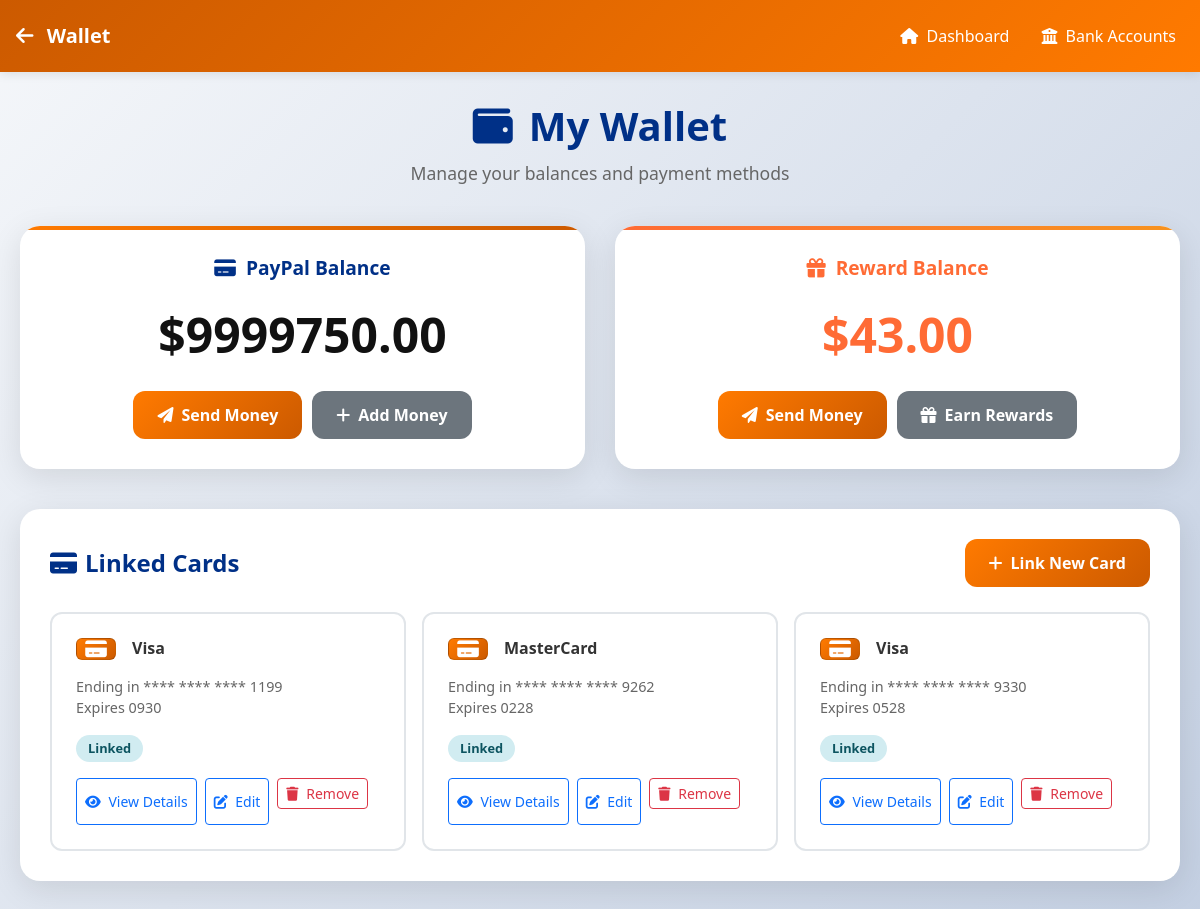
The app's page /wallet/wallet/ (signed in), older data.
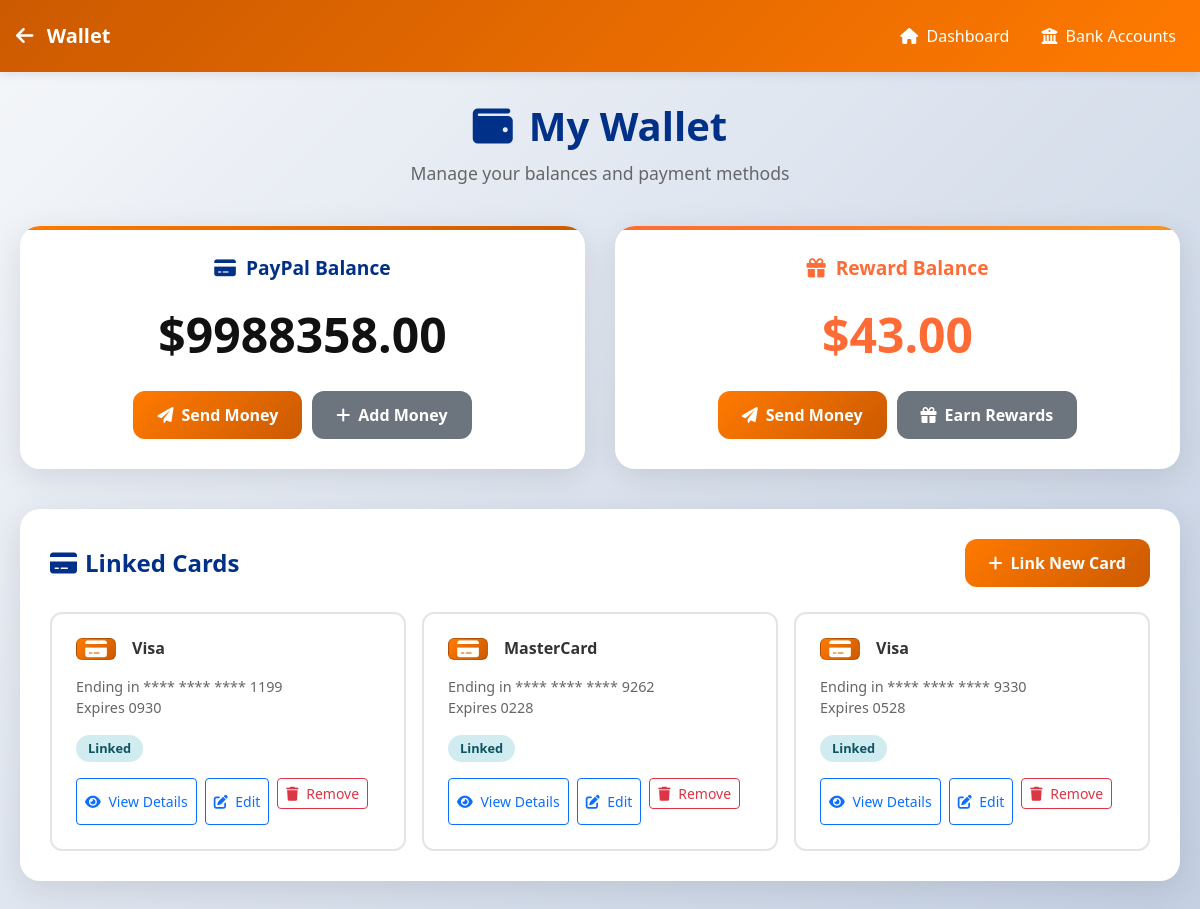
The same page, newer data.
### wallet/models.py (models this page shows, shortened)
class Wallet(models.Model):
    user = models.OneToOneField(settings.AUTH_USER_MODEL, on_delete=models.CASCADE, related_name='wallet')
    paypal_balance = models.DecimalField(max_digits=19, decimal_places=2, default=0.00)
    reward_balance = models.DecimalField(max_digits=12, decimal_places=2, default=0.00)

### wallet/views.py (the view)
# urls.py: path('wallet/', views.wallet_dashboard, name='wallet_dashboard'),
@login_required
def wallet_dashboard(request):
    wallet, _ = Wallet.objects.get_or_create(user=request.user)
    cards = LinkedCard.objects.filter(user=request.user)
    bank_accounts = BankAccount.objects.filter(user=request.user)
    if request.method == "POST":
        form = LinkedCardForm(request.POST)
        if form.is_valid():
            card = form.save(commit=False)
            card.user = request.user
            card.save()
            messages.success(request, "Card added successfully!")
            messages.info(request, "Your Bank will now be VERIFIED by the ADMIN Briefly")
            return redirect('wallet:wallet_dashboard')
    else:
        form = LinkedCardForm()
    return render(request, 'wallet/wallet.html', {
        'wallet': wallet,
        'cards': cards,
        'bank_accounts': bank_accounts,
        'form': form,
    })

### wallet/models.py (called while the page is built)
    def masked_number(self):
        return f"**** **** **** {self.card_number[-4:]}"

### templates/wallet/wallet.html (shortened to what this page needs)
{% load static %} {% block content %}
<link rel="stylesheet" href="https://cdnjs.cloudflare.com/ajax/libs/font-awesome/6.0.0/css/all.min.css">
<link href="https://cdn.jsdelivr.net/npm/bootstrap@5.3.0/dist/css/bootstrap.min.css" rel="stylesheet">
<nav class="navbar navbar-expand-lg navbar-dark">
  <div class="container-fluid">
    <a class="navbar-brand" href="{% url 'wallet:dashboard' %}">
      <i class="fas fa-arrow-left me-2"></i>
      Wallet
    </a>
    <div class="navbar-nav ms-auto">
      <a class="nav-link" href="{% url 'wallet:dashboard' %}">
        <i class="fas fa-home me-1"></i> Dashboard
      </a>
      <a class="nav-link" href="{% url 'wallet:bank_accounts' %}">
        <i class="fas fa-university me-1"></i> Bank Accounts
      </a>
    </div>
  </div>
</nav>
<div class="wallet-container">
  <div class="wallet-header">
    <h1><i class="fas fa-wallet me-3"></i>My Wallet</h1>
    <p>Manage your balances and payment methods</p>
  </div>
  <div class="balance-grid">
    <div class="balance-card">
      <h3><i class="fas fa-credit-card"></i>PayPal Balance</h3>
      <div class="balance-amount">${{ wallet.paypal_balance|default:"0.00" }}</div>
      <div class="balance-actions">
        <a href="{% url 'transactions:withdraw_user' %}" class="btn-primary">
          <i class="fas fa-paper-plane"></i>Send Money
        </a>
        <button class="btn-secondary" id="addMoneyWalletBtn">
          <i class="fas fa-plus"></i>Add Money
        </button>
      </div>
    </div>
    <div class="balance-card reward">
      <h3><i class="fas fa-gift"></i>Reward Balance</h3>
      <div class="balance-amount">${{ wallet.reward_balance|default:"0.00" }}</div>
      <div class="balance-actions">
        <a href="{% url 'transactions:withdraw_user' %}" class="btn-primary">
          <i class="fas fa-paper-plane"></i>Send Money
        </a>
        <a href="{% url 'rewards:dashboard' %}" class="btn-secondary">
          <i class="fas fa-gift"></i>Earn Rewards
        </a>
      </div>
    </div>
  </div>
  <div class="cards-section">
    <div class="section-header">
      <h2><i class="fas fa-credit-card me-2"></i>Linked Cards</h2>
      <button class="btn-primary" id="openModalBtn">
        <i class="fas fa-plus"></i>Link New Card
      </button>
    </div>
    {% if cards %}
      <div class="card-grid">
        {% for card in cards %}
        <div class="account-card">
          <div class="account-header">
            <div class="account-icon card">
              <i class="fas fa-credit-card"></i>
            </div>
            <h6 class="account-title">{{ card.card_type }}</h6>
          </div>
          <div class="account-details">
            Ending in {{ card.masked_number }}<br>
            Expires {{ card.expiry_date }}
          </div>
          <span class="account-status">Linked</span>
          <div class="bank-actions" style="margin-top: 1rem; display:flex; gap:.5rem; flex-wrap:wrap;">
            <button class="btn btn-outline-primary btn-sm" data-bs-toggle="modal" data-bs-target="#viewCardModal-{{ card.id }}">
              <i class="fas fa-eye me-1"></i> View Details
            </button>
            <button class="btn btn-outline-primary btn-sm" data-bs-toggle="modal" data-bs-target="#editCardModal-{{ card.id }}">
              <i class="fas fa-edit me-1"></i> Edit
            </button>
            <form method="post" action="{% url 'wallet:delete_card' card.pk %}" style="display:inline;">
              <button class="btn btn-outline-danger btn-sm" onclick="return confirm('Remove this card?');">
                <i class="fas fa-trash me-1"></i> Remove
              </button>
            </form>
          </div>
        </div>
        {% endfor %}
      </div>
    {% else %}
      <div class="no-cards">
        <i class="fas fa-credit-card"></i>
        <h4>No cards linked yet</h4>
        <p>Link a card to make payments easier</p>
      </div>
    {% endif %}
  </div>
</div>
{% endblock %}

Row changes from the older to the newer data that the page shows:
changed Wallet: paypal_balance "9999750.00" → "9988358.00"
